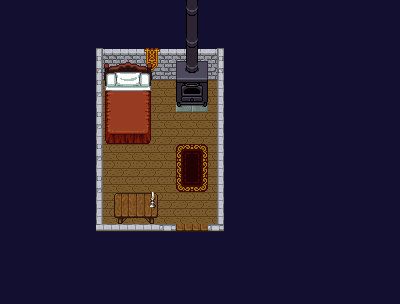

Tiled map render using the project's own tile images. Description and the map definition, with tile-layer contents summarised, below:
An orthogonal 25x19 tile map with 16x16 px tiles, 6 tile layers (Floor, Rugs, Walls, Bettween w and f, ...), 4 tilesets and 31 objects (28x blocker, 2x portal, portal_target).

<map version="1.2" tiledversion="1.2.1" orientation="orthogonal" renderorder="right-down" width="25" height="19" tilewidth="16" tileheight="16" infinite="0" backgroundcolor="#130f30" nextlayerid="8" nextobjectid="70">
 <tileset firstgid="1" name="tileset1" tilewidth="16" tileheight="16" tilecount="50" columns="10">
  <image source="../graphics/tileset1.png" width="160" height="80" />
 </tileset>
 <tileset firstgid="51" name="tileset2" tilewidth="16" tileheight="16" tilecount="110" columns="10">
  <image source="../graphics/tileset2.png" width="160" height="180" />
 </tileset>
 <tileset firstgid="161" name="tileset3" tilewidth="16" tileheight="16" tilecount="132" columns="11">
  <image source="../graphics/tileset3.png" width="176" height="192" />
 </tileset>
 <tileset firstgid="293" name="house" tilewidth="16" tileheight="16" tilecount="896" columns="32">
  <image source="../graphics/house.png" width="512" height="448" />
 </tileset>
 <layer id="1" name="Floor" width="25" height="19">
  <data>[475 cells, 80 non-empty, 3 distinct tile ids]</data>
 </layer>
 <layer id="2" name="Rugs" width="25" height="19">
  <data>[475 cells, 6 non-empty, 4 distinct tile ids]</data>
 </layer>
 <layer id="3" name="Walls" width="25" height="19">
  <data>[475 cells, 40 non-empty, 7 distinct tile ids]</data>
 </layer>
 <layer id="4" name="Bettween w and f" width="25" height="19">
  <data>[475 cells, 2 non-empty, 2 distinct tile ids]</data>
 </layer>
 <layer id="5" name="Furniture" width="25" height="19">
  <data>[475 cells, 44 non-empty, 44 distinct tile ids]</data>
 </layer>
 <layer id="6" name="Items 1" width="25" height="19">
  <data>[475 cells, 1 non-empty, 1 distinct tile ids]</data>
 </layer>
 <objectgroup id="7" name="Object Layer 1">
  <object id="6" name="blocker" gid="120" x="160" y="240" width="16" height="16" />
  <object id="7" name="blocker" gid="120" x="144" y="208" width="16" height="16" />
  <object id="8" name="blocker" gid="120" x="144" y="224" width="16" height="16" />
  <object id="11" name="blocker" gid="120" x="96" y="192" width="16" height="16" />
  <object id="13" name="blocker" gid="120" x="96" y="176" width="16" height="16" />
  <object id="14" name="blocker" gid="120" x="96" y="160" width="16" height="16" />
  <object id="16" name="blocker" gid="120" x="128" y="144" width="16" height="16" />
  <object id="17" name="blocker" gid="120" x="96" y="144" width="16" height="16" />
  <object id="18" name="blocker" gid="120" x="144" y="144" width="16" height="16" />
  <object id="19" name="blocker" gid="120" x="144" y="128" width="16" height="16" />
  <object id="20" name="blocker" gid="120" x="144" y="112" width="16" height="16" />
  <object id="29" name="blocker" gid="120" x="144" y="96" width="16" height="16" />
  <object id="33" name="blocker" gid="120" x="160" y="80" width="16" height="16" />
  <object id="34" name="blocker" gid="120" x="144" y="80" width="16" height="16" />
  <object id="35" name="blocker" gid="120" x="176" y="96" width="16" height="16" />
  <object id="36" name="blocker" gid="120" x="176" y="112" width="16" height="16" />
  <object id="38" name="blocker" gid="120" x="192" y="112" width="16" height="16" />
  <object id="44" name="blocker" gid="120" x="208" y="128" width="16" height="16" />
  <object id="45" name="blocker" gid="120" x="208" y="144" width="16" height="16" />
  <object id="46" name="blocker" gid="120" x="208" y="160" width="16" height="16" />
  <object id="47" name="blocker" gid="120" x="208" y="176" width="16" height="16" />
  <object id="49" name="blocker" gid="120" x="112" y="144" width="16" height="16" />
  <object id="50" name="blocker" gid="120" x="208" y="192" width="16" height="16" />
  <object id="54" name="blocker" gid="120" x="208" y="208" width="16" height="16" />
  <object id="55" name="blocker" gid="120" x="208" y="224" width="16" height="16" />
  <object id="56" name="blocker" gid="120" x="112" y="208" width="16" height="16" />
  <object id="57" name="blocker" gid="120" x="128" y="208" width="16" height="16" />
  <object id="60" name="blocker" gid="120" x="208" y="240" width="16" height="16" />
  <object id="67" name="portal" type="portal" gid="139" x="192" y="240" width="16" height="16">
   <properties>
    <property name="destination" value="nohnaim" />
    <property name="portal" value="nohnaim_target_2" />
   </properties>
  </object>
  <object id="68" name="portal" type="portal" gid="139" x="176" y="240" width="16" height="16">
   <properties>
    <property name="destination" value="nohnaim" />
    <property name="portal" value="nohnaim_target_2" />
   </properties>
  </object>
  <object id="69" name="nohnaim_house_2_target" type="portal_target" gid="136" x="192" y="224" width="16" height="16" />
 </objectgroup>
</map>
